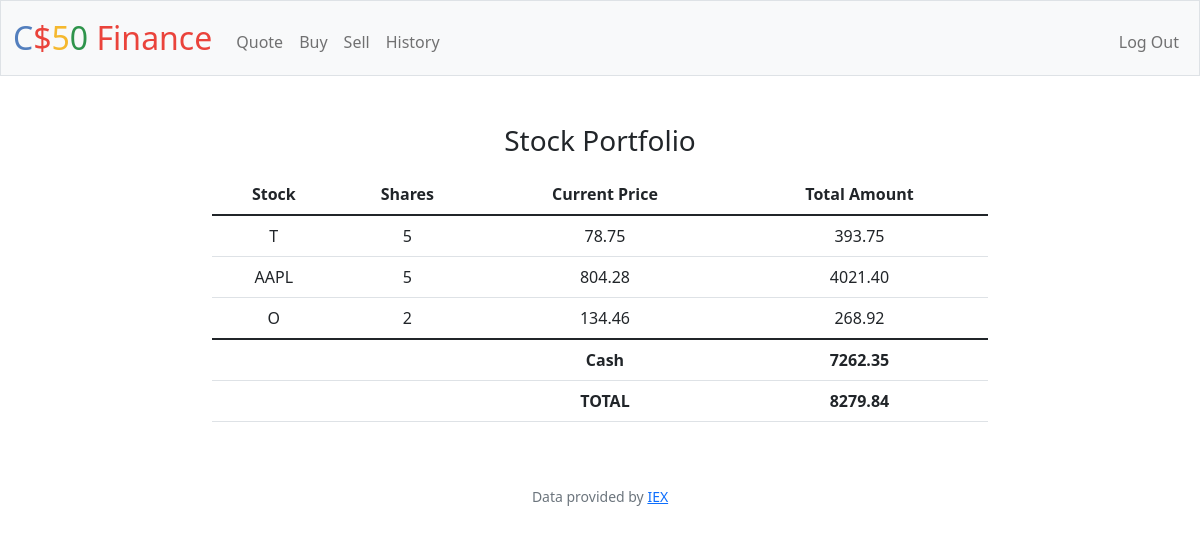
The page / (signed in) on the database its author committed.
### tables this page shows
CREATE TABLE 'positions' ('symbol' TEXT NOT NULL, 'shares' INTEGER NOT NULL,'total_price' NUMERIC, 'position_id'  INTEGER PRIMARY KEY NOT NULL  , 'user_id' INTEGER);

CREATE TABLE users (id INTEGER PRIMARY KEY AUTOINCREMENT NOT NULL, username TEXT NOT NULL, hash TEXT NOT NULL, cash NUMERIC NOT NULL DEFAULT 10000.00);

### app.py (the view)
@app.route("/")
@login_required
def index():
    try:
        user_id = int(session["user_id"])
        positions = db.execute(
            "SELECT * FROM positions WHERE user_id = ?", user_id)
        total_price = 0
        for row in positions:
            price = float("{:.2f}".format(row["total_price"]))
            total_price += price
        cash = db.execute("SELECT cash FROM users WHERE id = ?", user_id)
        if len(cash) == 1:
            cash = cash[0]
            return render_template("index.html", positions=positions, cash=cash, total_price=total_price)
    except:
        return apology("Unable to load recent purchases")

### app.py (called while the page is built)
@app.after_request
def after_request(response):
    response.headers["Cache-Control"] = "no-cache, no-store, must-revalidate"
    response.headers["Expires"] = 0
    response.headers["Pragma"] = "no-cache"
    return response

### helpers.py (called while the page is built)
def login_required(f):
    @wraps(f)
    def decorated_function(*args, **kwargs):
        if session.get("user_id") is None:
            return redirect("/login")
        return f(*args, **kwargs)
    return decorated_function

### templates/index.html (shortened to what this page needs)
{% extends "layout.html" %}
{% block main %}
<form action="/history" method="post">
    <div class="row justify-content-center">
        <div class="col-md-8">
            <h3 class="mb-3">Stock Portfolio</h3>
            <table class="table table-hover">
                <thead>
                    <tr>
                        <th>Stock</th>
                        <th>Shares</th>
                        <th>Current Price</th>
                        <th>Total Amount</th>
                    </tr>
                </thead>
                <tbody>
                    {% for row in positions %}
                    <tr>
                        <td>{{ row.symbol }}</td>
                        <td>{{ row.shares }}</td>
                        <td>{{ row.total_price }}</td>
                        <td>{{ '%0.2f'| format(((row.shares * row.total_price))|float) }}</td>
                    </tr>
                    {% endfor %}
                </tbody>
                <tfoot>
                    <tr>
                        <td></td>
                        <td></td>
                        <td>Cash</td>
                        <td>{{ '%0.2f'| format((cash.cash)|float) }}</td>
                    </tr>
                    <tr>
                        <td></td>
                        <td></td>
                        <td>TOTAL</td>
                        <td>{{'%0.2f'| format((cash.cash + total_price)|float) }}</td>
                    </tr>
                </tfoot>
            </table>
        </div>
    </div>
</form>
{% endblock %}

### static/styles.css (style rules this page uses)
tfoot { font-weight: bold; }

### rows shown on the page
positions: symbol "T", shares "5", total_price "78.75", ((row.shares*row.total_price))|float "393.75"
positions: symbol "AAPL", shares "5", total_price "804.28", ((row.shares*row.total_price))|float "4021.40"
positions: symbol "O", shares "2", total_price "134.46", ((row.shares*row.total_price))|float "268.92"
users: cash "7262.35", (cash.cash+total_price)|float "8279.84"
